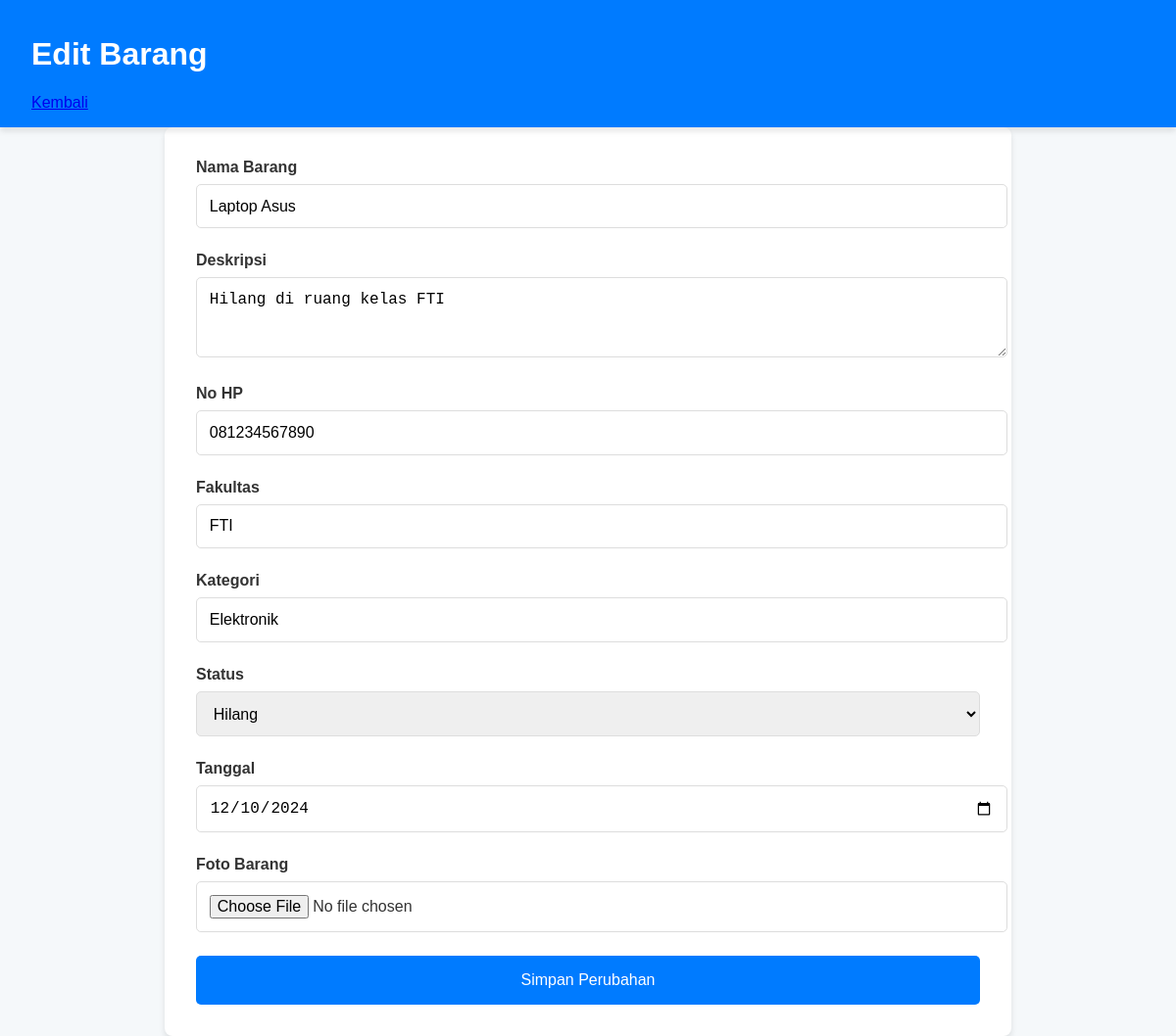
The app's page /edit-barang.php?id=1 (signed in) with its own data.
### tables this page shows
CREATE TABLE IF NOT EXISTS barang (
    id INT AUTO_INCREMENT PRIMARY KEY,
    nama_barang VARCHAR(255) NOT NULL,
    deskripsi TEXT,
    no_hp VARCHAR(15) NOT NULL,
    foto_barang VARCHAR(255),
    fakultas ENUM('FTI', 'FTSP', 'FK', 'FIAI', 'FEB', 'FPSB') NOT NULL,
    kategori ENUM('Aksesoris', 'Elektronik', 'Dompet/Tas', 'Dokumen', 'Lain-lain') NOT NULL,
    tanggal_hilang DATE NULL,
    tanggal_temuan DATE NULL,
    status ENUM('Belum Ditemukan', 'Ditemukan') DEFAULT 'Belum Ditemukan',
    created_at TIMESTAMP DEFAULT CURRENT_TIMESTAMP
);

### edit-barang.php (the view, shortened to what this page needs)
<?php
include '../config/db.php';
$nama_barang = $deskripsi = $no_hp = $fakultas = $kategori = $tanggal = "";
$editMode = false;
if (isset($_GET['id'])) {
    $editMode = true;
    $id = intval($_GET['id']);
    $result = $conn->query("SELECT * FROM barang WHERE id = $id");
    if ($result->num_rows > 0) {
        $data = $result->fetch_assoc();
        $nama_barang = $data['nama_barang'];
        $deskripsi = $data['deskripsi'];
        $no_hp = $data['no_hp'];
        $fakultas = $data['fakultas'];
        $kategori = $data['kategori'];
        $status = $data['status'];
        if ($status == 'Ditemukan') {
            $tanggal = $data['tanggal_temuan'];
        } else {
            $tanggal = $data['tanggal_hilang'];
        }
    } else {
        header("Location: kelola-barang.php");
        exit();
    }
}
?>
<!DOCTYPE html>
<html lang="en">
<head>
    <link rel="stylesheet" href="css/admin.css">
</head>
<body>
    <header class="navbar">
        <h1><?= $editMode ? 'Edit' : 'Tambah'; ?> Barang</h1>
        <a href="kelola-barang.php" class="btn btn-secondary">Kembali</a>
    </header>
    <main class="container">
        <form method="POST" enctype="multipart/form-data" class="form-container">
            <div class="form-group">
                <label>Nama Barang</label>
                <input type="text" name="nama_barang" value="<?= htmlspecialchars($nama_barang); ?>" required>
            </div>
            <div class="form-group">
                <label>Deskripsi</label>
                <textarea name="deskripsi" rows="3" required><?= htmlspecialchars($deskripsi); ?></textarea>
            </div>
            <div class="form-group">
                <label>No HP</label>
                <input type="text" name="no_hp" value="<?= htmlspecialchars($no_hp); ?>" required>
            </div>
            <div class="form-group">
                <label>Fakultas</label>
                <input type="text" name="fakultas" value="<?= htmlspecialchars($fakultas); ?>" required>
            </div>
            <div class="form-group">
                <label>Kategori</label>
                <input type="text" name="kategori" value="<?= htmlspecialchars($kategori); ?>" required>
            </div>
            <div class="form-group">
                <label>Status</label>
                <select name="status" required>
                    <option value="Hilang" <?= $status == 'Hilang' ? 'selected' : ''; ?>>Hilang</option>
                </select>
            </div>
            <div class="form-group">
                <label>Tanggal</label>
                <input type="date" name="tanggal" value="<?= htmlspecialchars($tanggal); ?>" required>
            </div>
            <div class="form-group">
                <label>Foto Barang</label>
                <input type="file" name="foto_barang">
            </div>
            <button type="submit" class="btn btn-primary"><?= $editMode ? 'Simpan Perubahan' : 'Tambah Barang'; ?></button>
        </form>
    </main>
</body>
</html>

### admin.css (style rules this page uses)
body { margin: 0; font-family: Arial, sans-serif; background-color: #f5f8fa; color: #333; box-sizing: border-box; }
.navbar { background-color: #007bff; padding: 1rem 2rem; color: #fff; box-shadow: 0 4px 6px rgba(0, 0, 0, 0.1); position: sticky; top: 0; z-index: 1000; }
.form-container { max-width: 800px; margin: 0 auto; background-color: white; padding: 2rem; border-radius: 8px; box-shadow: 0 4px 6px rgba(0, 0, 0, 0.1); }
.form-group { margin-bottom: 1.5rem; }
.form-group label { display: block; font-weight: bold; margin-bottom: 0.5rem; }
.form-group input, .form-group select, .form-group textarea { width: 100%; padding: 0.8rem; border: 1px solid #ddd; border-radius: 5px; font-size: 1rem; }
textarea { resize: vertical; }
button { width: 100%; padding: 1rem; background-color: #007bff; color: white; border: none; border-radius: 5px; cursor: pointer; font-size: 1rem; transition: background-color 0.3s; }

### records on screen
barang: nama_barang "Laptop Asus", deskripsi "Hilang di ruang kelas FTI", no_hp "081234567890", fakultas "FTI", kategori "Elektronik", tanggal "12/10/2024"
